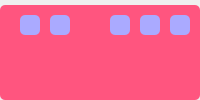
                     <widget class="QFrame" name="frame_btn_2">
                      <property name="minimumSize">
                       <size>
                        <width>0</width>
                        <height>35</height>
                       </size>
                      </property>
                      <property name="maximumSize">
                       <size>
                        <width>16777215</width>
                        <height>500</height>
                       </size>
                      </property>
                      <property name="frameShape">
                       <enum>QFrame::NoFrame</enum>
                      </property>
                      <property name="frameShadow">
                       <enum>QFrame::Raised</enum>
                      </property>
                      <layout class="QHBoxLayout" name="horizontalLayout_19">
                       <property name="spacing">
                        <number>0</number>
                       </property>
                       <property name="leftMargin">
                        <number>0</number>
                       </property>
                       <property name="topMargin">
                        <number>5</number>
                       </property>
                       <property name="rightMargin">
                        <number>0</number>
                       </property>
                       <property name="bottomMargin">
                        <number>0</number>
                       </property>
                       <item>
                        <widget class="QFrame" name="frame_9">
                         <property name="maximumSize">
                          <size>
                           <width>550</width>
                           <height>16777215</height>
                          </size>
                         </property>
                         <property name="styleSheet">
                          <string notr="true">background-color: rgb(255, 85, 127);
border-radius: 5px;</string>
                         </property>
                         <property name="frameShape">
                          <enum>QFrame::StyledPanel</enum>
                         </property>
                         <property name="frameShadow">
                          <enum>QFrame::Raised</enum>
                         </property>
                         <widget class="QPushButton" name="pb_close_pup_12">
                          <property name="geometry">
                           <rect>
                            <x>20</x>
                            <y>10</y>
                            <width>20</width>
                            <height>20</height>
                           </rect>
                          </property>
                          <property name="maximumSize">
                           <size>
                            <width>20</width>
                            <height>20</height>
                           </size>
                          </property>
                          <property name="styleSheet">
                           <string notr="true">QPushButton {
	border-radius: 5px;
	
	background-image: url(:/icon/resource/icon/20x20/cil-media-skip-backward.png);
	background-position: center;
	background-color: rgb(170, 170, 255);
}
QPushButton:hover {
	background-color: rgb(50, 50, 50);
	color: rgb(200, 200, 200);
}
QPushButton:pressed {
	background-color: rgb(35, 35, 35);
	color: rgb(200, 200, 200);
}</string>
                          </property>
                          <property name="text">
                           <string/>
                          </property>
                         </widget>
                         <widget class="QPushButton" name="pb_close_pup_13">
                          <property name="geometry">
                           <rect>
                            <x>50</x>
                            <y>10</y>
                            <width>20</width>
                            <height>20</height>
                           </rect>
                          </property>
                          <property name="maximumSize">
                           <size>
                            <width>20</width>
                            <height>20</height>
                           </size>
                          </property>
                          <property name="styleSheet">
                           <string notr="true">QPushButton {
	border-radius: 5px;
	
	background-image: url(:/icon/resource/icon/20x20/cil-arrow-circle-left.png);
	background-position: center;
	background-color: rgb(170, 170, 255);
}
QPushButton:hover {
	background-color: rgb(50, 50, 50);
	color: rgb(200, 200, 200);
}
QPushButton:pressed {
	background-color: rgb(35, 35, 35);
	color: rgb(200, 200, 200);
}</string>
                          </property>
                          <property name="text">
                           <string/>
                          </property>
                         </widget>
                         <widget class="QPushButton" name="pb_close_pup_14">
                          <property name="geometry">
                           <rect>
                            <x>410</x>
                            <y>10</y>
                            <width>20</width>
                            <height>20</height>
                           </rect>
                          </property>
                          <property name="maximumSize">
                           <size>
                            <width>20</width>
                            <height>20</height>
                           </size>
                          </property>
                          <property name="styleSheet">
                           <string notr="true">QPushButton {
	border-radius: 5px;
	
	background-image: url(:/icon/resource/icon/20x20/cil-trash.png);
	background-position: center;
	background-color: rgb(255, 0, 0);
}
QPushButton:hover {
	background-color: rgb(50, 50, 50);
	color: rgb(200, 200, 200);
}
QPushButton:pressed {
	background-color: rgb(35, 35, 35);
	color: rgb(200, 200, 200);
}</string>
                          </property>
                          <property name="text">
                           <string/>
                          </property>
                         </widget>
                         <widget class="QPushButton" name="pb_close_pup_15">
                          <property name="geometry">
                           <rect>
                            <x>480</x>
                            <y>10</y>
                            <width>20</width>
                            <height>20</height>
                           </rect>
                          </property>
                          <property name="maximumSize">
                           <size>
                            <width>20</width>
                            <height>20</height>
                           </size>
                          </property>
                          <property name="styleSheet">
                           <string notr="true">QPushButton {
	border-radius: 5px;
	
	background-image: url(:/icon/resource/icon/20x20/cil-arrow-circle-right.png);
	background-position: center;
	background-color: rgb(170, 170, 255);
}
QPushButton:hover {
	background-color: rgb(50, 50, 50);
	color: rgb(200, 200, 200);
}
QPushButton:pressed {
	background-color: rgb(35, 35, 35);
	color: rgb(200, 200, 200);
}</string>
                          </property>
                          <property name="text">
                           <string/>
                          </property>
                         </widget>
                         <widget class="QPushButton" name="pb_close_pup_16">
                          <property name="geometry">
                           <rect>
                            <x>510</x>
                            <y>10</y>
                            <width>20</width>
                            <height>20</height>
                           </rect>
                          </property>
                          <property name="maximumSize">
                           <size>
                            <width>20</width>
                            <height>20</height>
                           </size>
                          </property>
                          <property name="styleSheet">
                           <string notr="true">QPushButton {
	border-radius: 5px;
	
	background-image: url(:/icon/resource/icon/20x20/cil-media-skip-forward.png);
	background-position: center;
	
	
	background-color: rgb(170, 170, 255);
}
QPushButton:hover {
	background-color: rgb(50, 50, 50);
	color: rgb(200, 200, 200);
}
QPushButton:pressed {
	background-color: rgb(35, 35, 35);
	color: rgb(200, 200, 200);
}</string>
                          </property>
                          <property name="text">
                           <string/>
                          </property>
                         </widget>
                         <widget class="QPushButton" name="pb_close_pup_17">
                          <property name="geometry">
                           <rect>
                            <x>170</x>
                            <y>10</y>
                            <width>20</width>
                            <height>20</height>
                           </rect>
                          </property>
                          <property name="maximumSize">
                           <size>
                            <width>20</width>
                            <height>20</height>
                           </size>
                          </property>
                          <property name="styleSheet">
                           <string notr="true">QPushButton {
	border-radius: 5px;
	
	background-image: url(:/icon/resource/icon/20x20/cil-reload.png);
	background-position: center;
	background-color: rgb(170, 170, 255);
}
QPushButton:hover {
	background-color: rgb(50, 50, 50);
	color: rgb(200, 200, 200);
}
QPushButton:pressed {
	background-color: rgb(35, 35, 35);
	color: rgb(200, 200, 200);
}</string>
                          </property>
                          <property name="text">
                           <string/>
                          </property>
                         </widget>
                         <widget class="QPushButton" name="pb_close_pup_18">
                          <property name="geometry">
                           <rect>
                            <x>140</x>
                            <y>10</y>
                            <width>20</width>
                            <height>20</height>
                           </rect>
                          </property>
                          <property name="maximumSize">
                           <size>
                            <width>20</width>
                            <height>20</height>
                           </size>
                          </property>
                          <property name="styleSheet">
                           <string notr="true">QPushButton {
	border-radius: 5px;
	
	background-image: url(:/icon/resource/icon/20x20/cil-print.png);
	background-position: center;
	background-color: rgb(170, 170, 255);
}
QPushButton:hover {
	background-color: rgb(50, 50, 50);
	color: rgb(200, 200, 200);
}
QPushButton:pressed {
	background-color: rgb(35, 35, 35);
	color: rgb(200, 200, 200);
}</string>
                          </property>
                          <property name="text">
                           <string/>
                          </property>
                         </widget>
                         <widget class="QPushButton" name="pb_close_pup_19">
                          <property name="geometry">
                           <rect>
                            <x>110</x>
                            <y>10</y>
                            <width>20</width>
                            <height>20</height>
                           </rect>
                          </property>
                          <property name="maximumSize">
                           <size>
                            <width>20</width>
                            <height>20</height>
                           </size>
                          </property>
                          <property name="styleSheet">
                           <string notr="true">QPushButton {
	border-radius: 5px;
	
	background-image: url(:/icon/resource/icon/20x20/cil-save.png);
	background-position: center;
	background-color: rgb(170, 170, 255);
}
QPushButton:hover {
	background-color: rgb(50, 50, 50);
	color: rgb(200, 200, 200);
}
QPushButton:pressed {
	background-color: rgb(35, 35, 35);
	color: rgb(200, 200, 200);
}</string>
                          </property>
                          <property name="text">
                           <string/>
                          </property>
                         </widget>
                         <widget class="QPushButton" name="pb_save_postebd">
                          <property name="geometry">
                           <rect>
                            <x>380</x>
                            <y>10</y>
                            <width>20</width>
                            <height>20</height>
                           </rect>
                          </property>
                          <property name="maximumSize">
                           <size>
                            <width>20</width>
                            <height>20</height>
                           </size>
                          </property>
                          <property name="styleSheet">
                           <string notr="true">QPushButton {
	border-radius: 5px;
	
	
	background-image: url(:/icon/resource/icon/20x20/cil-check.png);
	background-position: center;
	
	background-color: rgb(85, 255, 127);
}
QPushButton:hover {
	background-color: rgb(50, 50, 50);
	color: rgb(200, 200, 200);
}
QPushButton:pressed {
	background-color: rgb(35, 35, 35);
	color: rgb(200, 200, 200);
}</string>
                          </property>
                          <property name="text">
                           <string/>
                          </property>
                         </widget>
                        </widget>
                       </item>
                      </layout>
                     </widget>
